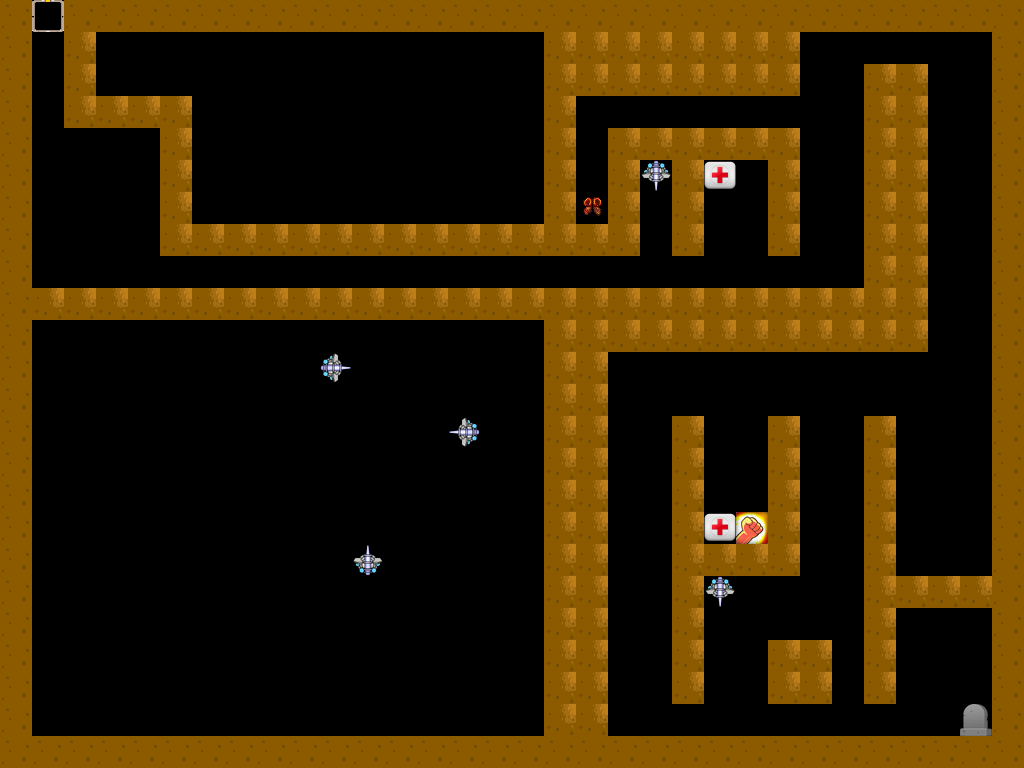

This game map was drawn from its Tiled (.tmx) file and the tilesets committed beside it. A one-line description and the trimmed map source follow:
An orthogonal 32x24 tile map with 32x32 px tiles, 10 tile layers (CharSpawn, Health, Speed, Strength, ...), 10 tilesets.

<map version="1.0" orientation="orthogonal" renderorder="right-down" width="32" height="24" tilewidth="32" tileheight="32" nextobjectid="1">
 <tileset firstgid="1" name="Speedpack" tilewidth="32" tileheight="32" tilecount="2" columns="2">
  <image source="../Tilesets/Speedpack.png" width="64" height="32" />
 </tileset>
 <tileset firstgid="3" name="Healthpack" tilewidth="32" tileheight="32" tilecount="2" columns="2">
  <image source="../Tilesets/Healthpack.png" width="64" height="32" />
 </tileset>
 <tileset firstgid="5" name="Strengthpack" tilewidth="32" tileheight="32" tilecount="2" columns="2">
  <image source="../Tilesets/Strengthpack.png" width="64" height="32" />
 </tileset>
 <tileset firstgid="7" name="Desert" tilewidth="32" tileheight="32" tilecount="16" columns="16">
  <image source="../Tilesets/Desert.png" width="512" height="32" />
 </tileset>
 <tileset firstgid="23" name="CharSpawn" tilewidth="32" tileheight="32" tilecount="2" columns="2">
  <image source="../Tilesets/CharSpawn.png" width="64" height="32" />
 </tileset>
 <tileset firstgid="25" name="TurretDown" tilewidth="32" tileheight="32" tilecount="1" columns="1">
  <image source="../Tilesets/TurretDown.png" width="32" height="32" />
 </tileset>
 <tileset firstgid="26" name="Exit" tilewidth="32" tileheight="32" tilecount="1" columns="1">
  <image source="../Tilesets/Exit.png" width="32" height="32" />
 </tileset>
 <tileset firstgid="27" name="TurretUp" tilewidth="32" tileheight="32" tilecount="1" columns="1">
  <image source="../Characters/TurretUp.png" width="32" height="32" />
 </tileset>
 <tileset firstgid="28" name="TurretLeft" tilewidth="32" tileheight="32" tilecount="1" columns="1">
  <image source="../Characters/TurretLeft.png" width="32" height="32" />
 </tileset>
 <tileset firstgid="29" name="TurretRight" tilewidth="32" tileheight="32" tilecount="1" columns="1">
  <image source="../Characters/TurretRight.png" width="32" height="32" />
 </tileset>
 <layer name="CharSpawn" width="32" height="24">
  <data>[768 cells, 1 non-empty, 1 distinct tile ids]</data>
 </layer>
 <layer name="Health" width="32" height="24">
  <data>[768 cells, 2 non-empty, 1 distinct tile ids]</data>
 </layer>
 <layer name="Speed" width="32" height="24">
  <data>[768 cells, 1 non-empty, 1 distinct tile ids]</data>
 </layer>
 <layer name="Strength" width="32" height="24">
  <data>[768 cells, 1 non-empty, 1 distinct tile ids]</data>
 </layer>
 <layer name="Collide" width="32" height="24">
  <data>[768 cells, 275 non-empty, 2 distinct tile ids]</data>
 </layer>
 <layer name="TurretDown" width="32" height="24">
  <data>[768 cells, 2 non-empty, 1 distinct tile ids]</data>
 </layer>
 <layer name="TurretLeft" width="32" height="24">
  <data>[768 cells, 1 non-empty, 1 distinct tile ids]</data>
 </layer>
 <layer name="TurretRight" width="32" height="24">
  <data>[768 cells, 1 non-empty, 1 distinct tile ids]</data>
 </layer>
 <layer name="TurretUp" width="32" height="24">
  <data>[768 cells, 1 non-empty, 1 distinct tile ids]</data>
 </layer>
 <layer name="Exit" width="32" height="24">
  <data>[768 cells, 1 non-empty, 1 distinct tile ids]</data>
 </layer>
</map>
